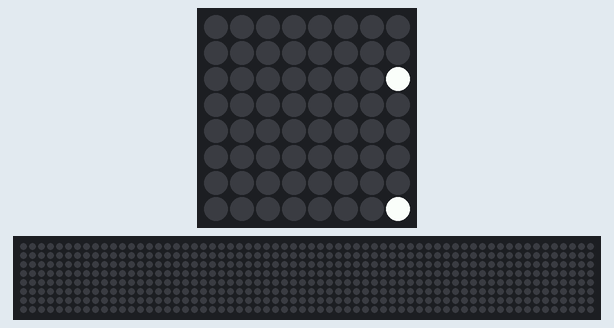
This program was run on a simulated Raspberry Pi (BCM pin numbers) with a Sense HAT. On the bench: the Sense HAT's 8×8 RGB LED matrix, a strip that is not on the board, showing the scrolling text unrolled. The 64×8 strip is a reading aid, not a part: it shows the text the matrix is scrolling, unrolled, one strip-width of it at a time. At 32.6 s the program stops and its outputs stay as they are.

Above: at 0.6 s.
At 4.6 s:
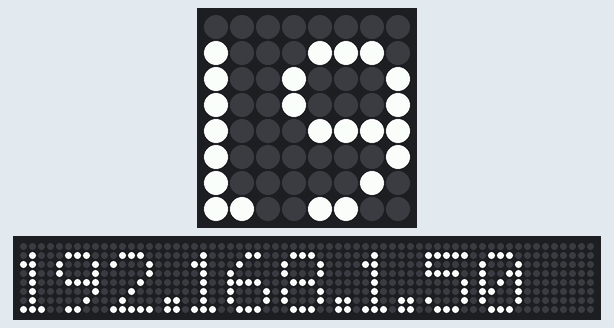
At 8.6 s:
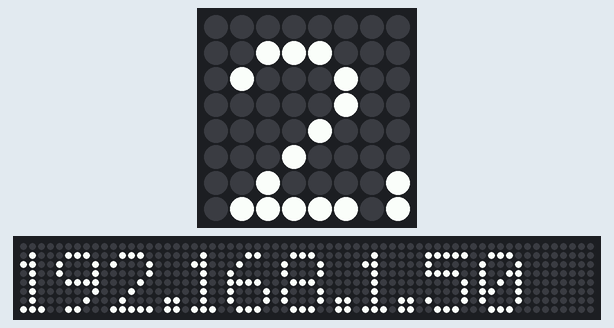
At 16.6 s:
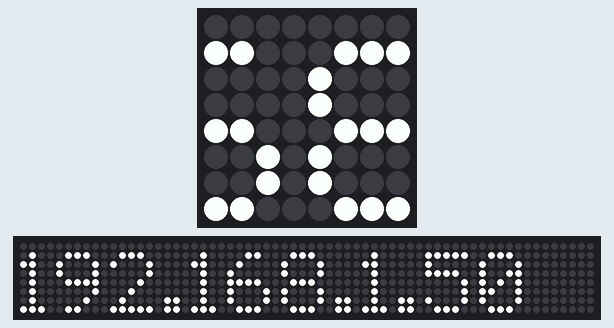
At 24.6 s:
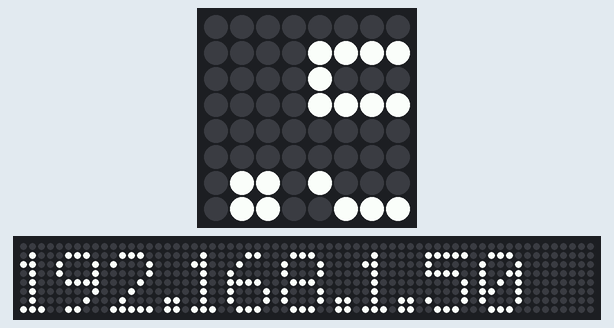
At 32.31 s:
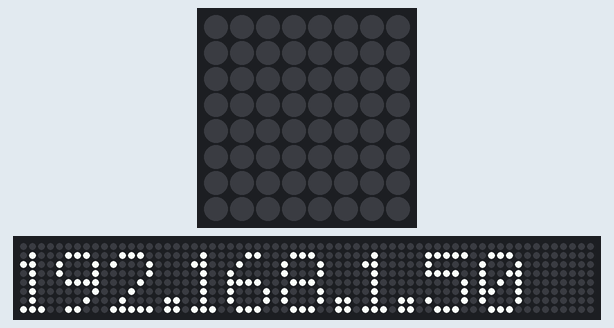

Measured:
- what the display in image 0 shows lasts 0.5 s, from 0.5 s to 1.0 s

The program:

ipToSenseHAT.py
```python
#!/usr/bin/python3
# -*- coding: utf-8 -*-

import socket
from sense_hat import SenseHat
sense = SenseHat()

#Get the IP address
s = socket.socket(socket.AF_INET, socket.SOCK_DGRAM)
s.connect(("www.google.co.uk",80))

#print message (then close connection)
sense.rotation = 180
sense.show_message(s.getsockname()[0], scroll_speed=0.5)
s.close()
```
